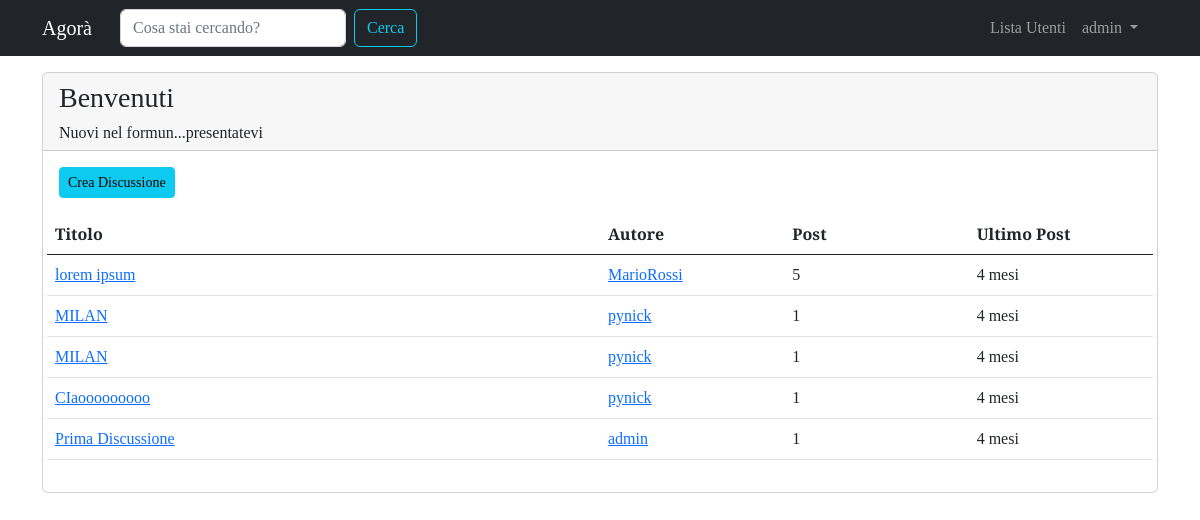
Page /forum/sezione/1/ (signed in) on the committed database.
### forum/models.py (models this page shows, shortened)
class Sezione(models.Model):
    nome_sezione = models.CharField(max_length=80)
    descrizione = models.CharField(max_length=150, blank=True, null=True)
    logo_sezione = models.ImageField(blank=True, null=True)
    class Meta:
        verbose_name = "Sezione"
        verbose_name_plural = "Sezioni"

class Discussione(models.Model):
    objects = None
    titolo = models.CharField(max_length=120)
    data_creazione = models.DateTimeField(auto_now_add=True)
    autore_discussione = models.ForeignKey(
        User, on_delete=models.CASCADE, related_name="discussioni"
    )
    sezione_appartenenza = models.ForeignKey(Sezione, on_delete=models.CASCADE)
    class Meta:
        verbose_name = "Discussione"
        verbose_name_plural = "Discussioni"
    def get_absolute_url(self):
        return reverse("visualizza_discussione", kwargs={"pk": self.pk})

class Post(models.Model):
    objects = None
    autore_post = models.ForeignKey(User, on_delete=models.CASCADE, related_name="posts")
    contenuto = models.TextField()
    data_creazione = models.DateTimeField(auto_now_add=True)
    discussione = models.ForeignKey(Discussione, on_delete=models.CASCADE)
    class Meta:
        verbose_name="Post"
        verbose_name_plural="Posts"

### forum/views.py (the view)
# urls.py: path("sezione/<int:pk>/",views.visualizza_sezione,name="sezione_view" ),
def visualizza_sezione(request, pk):
    sezione = get_object_or_404(Sezione, pk=pk)
    discussioni_sezione = Discussione.objects.filter(
        sezione_appartenenza=sezione).order_by("-data_creazione")
    context = {"sezione": sezione, "discussioni": discussioni_sezione}
    return render(request, "forum/singola_sezione.html", context)

### forum/templates/forum/singola_sezione.html (shortened to what this page needs)
{% extends 'base.html' %}
{% block content %}
<div class="card my-3">
    <div class="card-header">
        <h3>{{ sezione.nome_sezione }}</h3>
        <h6 class="card-text">{{ sezione.descrizione }}</h6>
    </div>
    <div class="card-body">
        <a class="btn btn-sm btn-info" href="{% url 'crea_discussione' pk=sezione.pk %}">Crea Discussione</a>
        <table class="table mt-3">
            <thead>
                <tr class="row">
                    <th class="col-lg-6 col-4">Titolo</th>
                    <th class="col-lg-2 col-3">Autore</th>
                    <th class="col-lg-2 col-2">Post</th>
                    <th class="col-lg-2 col-3">Ultimo Post</th>
                </tr>
            </thead>
            <tbody>
                <tr class="row">
                    {% for discussione in discussioni %}
                        <td class="col-lg-6 col-4">
                            <a href="{{ discussione.get_absolute_url }}">{{ discussione.titolo }}</a>
                        </td>
                        <td class="col-lg-2 col-3">
                            <a href="{% url 'user_profile' username=discussione.autore_discussione.username %}">{{ discussione.autore_discussione }}</a>
                        </td>
                        <td class="col-lg-2 col-2">{{ discussione.post_set.count }}</td>
                        <td class="col-lg-2 col-3">{{ discussione.post_set.last.data_creazione|timesince }}</td>
                    {% endfor %}
                </tr>
            </tbody>
        </table>
    </div>
</div>
{% endblock content %}

### templates/base.html (shortened to what this page needs)
{% load static %}
<!doctype html>
<html lang="it">
  <head>
    <link href="https://cdn.jsdelivr.net/npm/bootstrap@5.0.0/dist/css/bootstrap.min.css" rel="stylesheet"/>
    <link rel="stylesheet" href="{% static 'css/agora.css' %}" />
    <link href="https://cdn.jsdelivr.net/npm/bootstrap@5.2.2/dist/css/bootstrap.min.css" rel="stylesheet">
  </head>
  <body>
      <nav class="navbar navbar-expand-lg navbar-dark bg-dark">
          <div class="container" id="navbarSupportedContent">
              <a class="navbar-brand" href="/">Agorà</a>
              <div class="container">
                  <div class="collapse navbar-collapse" id="navbarSupportedContent">
                      <form class="d-flex" action="{% url 'funzione_cerca' %}">
                          <input name="q" class="form-control me-sm-2" type="search" placeholder="Cosa stai cercando?" aria-label="Search"/>
                          <button class="btn btn-outline-info" type="submit">Cerca</button>
                      </form>
                      <ul class="navbar-nav ms-auto">
                          <li class="nav-item">
                              <a class="nav-link" aria-current="page" href="{% url 'user_list' %}">Lista Utenti</a>
                          </li>
                          {% if request.user.is_authenticated %}
                          <li class="nav-item dropdown">
                            <a class="nav-link dropdown-toggle" href="#" id="navbarDropdown" role="button" data-bs-toggle="dropdown" aria-haspopup="true" aria-expanded="false">
                              {{ request.user.username }}
                            </a>
                          </li>
                          {% endif %}
                      </ul>
                  </div>
              </div>
        </div>
      </nav>
      <div class="container">
          {% block content %}
          {% endblock content %}
      </div>
  </body>
</html>

### static-storage/css/agora.css (style rules this page uses)
body { font-family: 'Slabo 27px', serif !important; }
a, a:hover { color: #17a2b8; }

### rows in the picture
Sezione: nome_sezione "Benvenuti", descrizione "Nuovi nel formun...presentatevi"
Discussione: titolo "lorem ipsum", autore_discussione "MarioRossi", post_set.count "5", post_set.last.data_creazione "4 mesi"
Discussione: titolo "MILAN", autore_discussione "pynick", post_set.count "1", post_set.last.data_creazione "4 mesi"
Discussione: titolo "MILAN", autore_discussione "pynick", post_set.count "1", post_set.last.data_creazione "4 mesi"
Discussione: titolo "CIaooooooooo", autore_discussione "pynick", post_set.count "1", post_set.last.data_creazione "4 mesi"
Discussione: titolo "Prima Discussione", autore_discussione "admin", post_set.count "1", post_set.last.data_creazione "4 mesi"

### other values in the picture
{{ request.user.username }} "admin"
